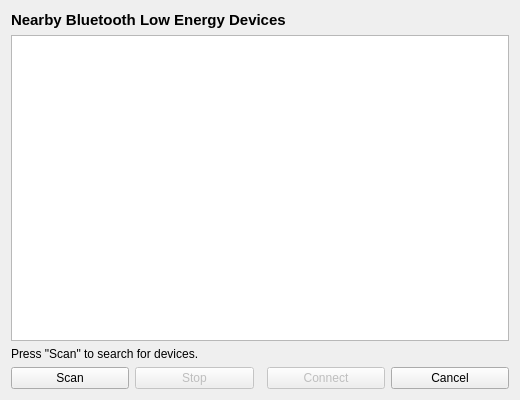
<?xml version="1.0" encoding="UTF-8"?>
<ui version="4.0">
 <class>BtleScannerDialog</class>
 <widget class="QDialog" name="BtleScannerDialog">
  <property name="geometry">
   <rect>
    <x>0</x>
    <y>0</y>
    <width>520</width>
    <height>400</height>
   </rect>
  </property>
  <property name="windowTitle">
   <string>Select Bluetooth Device</string>
  </property>
  <layout class="QVBoxLayout" name="verticalLayout">
   <item>
    <widget class="QLabel" name="label_title">
     <property name="text">
      <string>Nearby Bluetooth Low Energy Devices</string>
     </property>
     <property name="font">
      <font>
       <bold>true</bold>
       <pointsize>11</pointsize>
      </font>
     </property>
    </widget>
   </item>
   <item>
    <widget class="QTableView" name="tableView_devices">
     <property name="alternatingRowColors">
      <bool>true</bool>
     </property>
    </widget>
   </item>
   <item>
    <widget class="QLabel" name="label_status">
     <property name="text">
      <string>Press "Scan" to search for devices.</string>
     </property>
    </widget>
   </item>
   <item>
    <layout class="QHBoxLayout" name="horizontalLayout">
     <item>
      <widget class="QPushButton" name="pushButton_scan">
       <property name="text">
        <string>Scan</string>
       </property>
      </widget>
     </item>
     <item>
      <widget class="QPushButton" name="pushButton_stop">
       <property name="text">
        <string>Stop</string>
       </property>
       <property name="enabled">
        <bool>false</bool>
       </property>
      </widget>
     </item>
     <item>
      <spacer name="horizontalSpacer">
       <property name="orientation">
        <enum>Qt::Horizontal</enum>
       </property>
      </spacer>
     </item>
     <item>
      <widget class="QPushButton" name="pushButton_connect">
       <property name="text">
        <string>Connect</string>
       </property>
       <property name="enabled">
        <bool>false</bool>
       </property>
       <property name="default">
        <bool>true</bool>
       </property>
      </widget>
     </item>
     <item>
      <widget class="QPushButton" name="pushButton_cancel">
       <property name="text">
        <string>Cancel</string>
       </property>
      </widget>
     </item>
    </layout>
   </item>
  </layout>
 </widget>
 <resources/>
 <connections>
  <connection>
   <sender>pushButton_cancel</sender>
   <signal>clicked()</signal>
   <receiver>BtleScannerDialog</receiver>
   <slot>reject()</slot>
   <hints>
    <hint type="sourcelabel">
     <x>400</x>
     <y>370</y>
    </hint>
    <hint type="destinationlabel">
     <x>260</x>
     <y>200</y>
    </hint>
   </hints>
  </connection>
 </connections>
</ui>
